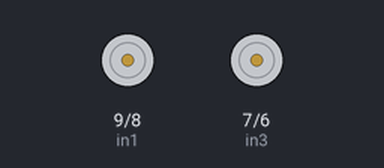
Bench run of a sketch on a simulated Arduino Uno, built with avr-gcc and run on an emulated ATmega328P. Parts: motor-driver pin pairs drawn as motors (green arrow = first pin HIGH = forward, orange = second pin HIGH = backward, longer = more drive, scaled by the enable pin).

Above: at 0.1 s.
At 0.6 s:
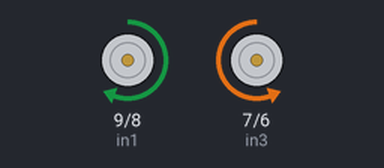
Timing chart, 0 to 2.1 s (numbered marks = the images above):
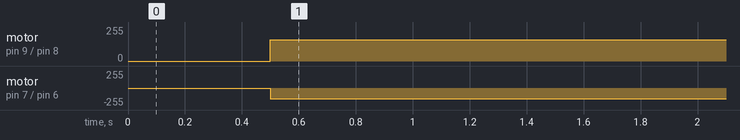

The sketch:

test_motor.ino
```cpp
#define enA 10//Enable1 L298 Pin enA
#define in1 9 //Motor1  L298 Pin in1
#define in2 8 //Motor1  L298 Pin in2
#define in3 7 //Motor2  L298 Pin in3
#define in4 6 //Motor2  L298 Pin in4
#define enB 5 //Enable2 L298 Pin enB

int Speed = 160; // Write The Duty Cycle 0 to 255 Enable for Motor Speed

void setup() { // put your setup code here, to run once

  Serial.begin(9600); // start serial communication at 9600bps

  pinMode(enA, OUTPUT); // declare as output for L298 Pin enA
  pinMode(in1, OUTPUT); // declare as output for L298 Pin in1
  pinMode(in2, OUTPUT); // declare as output for L298 Pin in2
  pinMode(in3, OUTPUT); // declare as output for L298 Pin in3
  pinMode(in4, OUTPUT); // declare as output for L298 Pin in4
  pinMode(enB, OUTPUT); // declare as output for L298 Pin enB

  analogWrite(enA, Speed); // Write The Duty Cycle 0 to 255 Enable Pin A for Motor1 Speed
  analogWrite(enB, Speed); // Write The Duty Cycle 0 to 255 Enable Pin B for Motor2 Speed

  delay(500);
}

void loop() {
  forword();
}

void forword() { //forword
  digitalWrite(in1, HIGH); //Right Motor forword Pin
  digitalWrite(in2, LOW);  //Right Motor backword Pin
  digitalWrite(in3, LOW);  //Left Motor backword Pin
  digitalWrite(in4, HIGH); //Left Motor forword Pin
}

void backword() { //backword
  digitalWrite(in1, LOW);  //Right Motor forword Pin
  digitalWrite(in2, HIGH); //Right Motor backword Pin
  digitalWrite(in3, HIGH); //Left Motor backword Pin
  digitalWrite(in4, LOW);  //Left Motor forword Pin
}

void turnRight() { //turnRight
  digitalWrite(in1, LOW);  //Right Motor forword Pin
  digitalWrite(in2, HIGH); //Right Motor backword Pin
  digitalWrite(in3, LOW);  //Left Motor backword Pin
  digitalWrite(in4, HIGH); //Left Motor forword Pin
}

void turnLeft() { //turnLeft
  digitalWrite(in1, HIGH); //Right Motor forword Pin
  digitalWrite(in2, LOW);  //Right Motor backword Pin
  digitalWrite(in3, HIGH); //Left Motor backword Pin
  digitalWrite(in4, LOW);  //Left Motor forword Pin
}

void Stop() { //stop
  digitalWrite(in1, LOW); //Right Motor forword Pin
  digitalWrite(in2, LOW); //Right Motor backword Pin
  digitalWrite(in3, LOW); //Left Motor backword Pin
  digitalWrite(in4, LOW); //Left Motor forword Pin
}
```

Measured:
- by itself, motor on pin 9 (in1) / pin 8 (in2): stopped → forward 160/255 at 0.50 s
- by itself, motor on pin 7 (in3) / pin 6 (in4): stopped → backward 160/255 at 0.50 s
